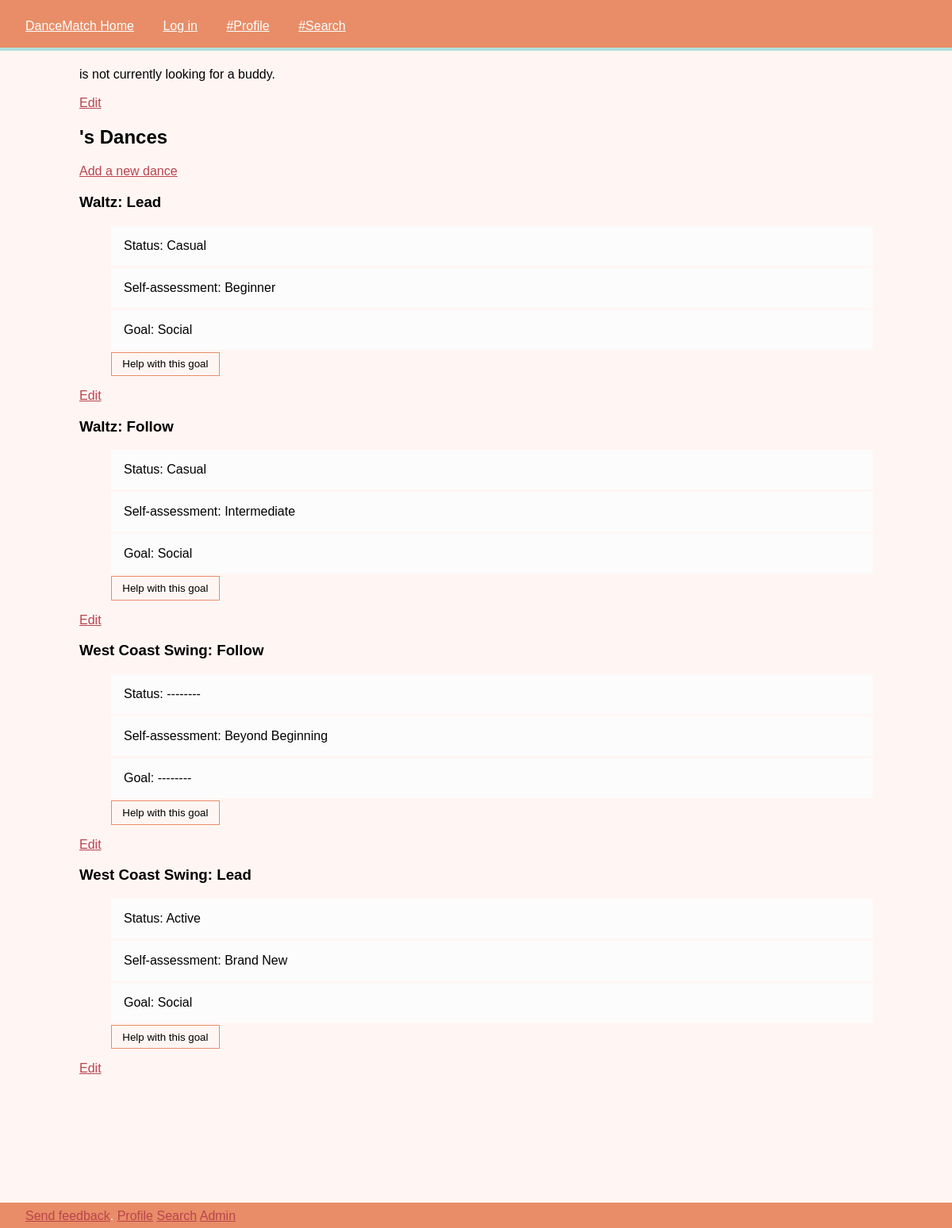
The page /profile/8/ on the database its author committed.
### dancematch_app/models.py (models this page shows, shortened)
class DancePrefs(models.Model):
    dance = models.ForeignKey(Dance)
    dancer = models.ForeignKey(Dancer)
    role = models.ForeignKey(DanceRole)
    skill_level = models.ForeignKey(SkillLevel, default=1)
    activity = models.ForeignKey(Activity, default=1)
    goal = models.ForeignKey(Goals, default=1)
    notes = models.TextField(blank=True)
    class Meta:
        verbose_name_plural = "dance prefs"

class Dance(models.Model):
    name = models.CharField(default='', max_length=200)
    description = models.TextField(blank=True)
    class Meta:
        ordering = ["name"]
    def __str__(self):
        return self.name

class DanceRole(models.Model):
    name = models.CharField(max_length=200)
    def __str__(self):
        return self.name

class Activity(models.Model):
    name = models.CharField(max_length=200)
    class Meta:
        verbose_name_plural = "activities"
    def __str__(self):
        return self.name

class SkillLevel(models.Model):
    name = models.CharField(max_length=200)
    def __str__(self):
        return self.name

class Goals(models.Model):
    name = models.CharField(max_length=200)
    class Meta:
        verbose_name_plural = "goals"
    def __str__(self):
        return self.name

### dancematch_app/views.py (the view)
# urls.py: url(r'^profile/(?P<dancer_id>[0-9]+)/$', views.profile, name='profile'),
def profile(request, dancer_id):
    dancer = get_object_or_404(Dancer, pk=dancer_id)
    dance_prefs = DancePrefs.objects.filter(dancer=dancer)
    return render(request, 'profile.html', {'dancer': dancer,
                                            'dance_prefs': dance_prefs,
                                            })

### dancematch_app/templates/profile.html (shortened to what this page needs)
{% extends "base_generic.html" %}
{% load staticfiles %}
{% block content %}
{% if dancer.active_member %}
    {{ dancer.name }} is looking for a buddy!
{% else %}
    {{ dancer.name }} is not currently looking for a buddy.
{% endif %}
<br>
<a href="/edit/{{ dancer.id }}">Edit</a>
<h2>{{ dancer.name }}'s Dances</h2>
<a href="/edit/{{ dancer.id }}/0/">Add a new dance</a>
{% for dance_pref in dance_prefs|dictsort:"dance.name" %}
    <h3>{{ dance_pref.dance }}: {{ dance_pref.role }}</h3>
    <ul class="prefs">
        {% if dance_pref.activity %}
            <li>Status: {{ dance_pref.activity }}</li>
        {% endif %}
        {% if dance_pref.skill_level %}
            <li>Self-assessment: {{ dance_pref.skill_level }}</li>
        {% endif %}
        {%  if dance_pref.goal %}
            <li>Goal: {{ dance_pref.goal }}</li>
        {% endif %}
        {% if dance_pref.activity.name != "Inactive" %}
            <input class="button" type="button" value="Help with this goal"/>
        {% endif %}
    </ul>
    <a href="/edit/{{ dancer.id }}/{{ dance_pref.id }}/">Edit</a>
{% empty %}
    {{ dancer.name }} has not added any dances.
{% endfor %}
{% endblock %}

### dancematch_app/static/styles/style.css (style rules this page uses)
body { background: #fff6f4; padding: 0; margin: 0; font-family: "Trebuchet MS", sans-serif; }
a { color: #ba444e; }
ul { list-style-type: none; }
li { background-color: #fcfcfc; list-style-type: none; border-bottom: 3px solid #fff6f4; padding: 1em; }
button, .button { display: block; padding: 0.5em 1em; border: 1px solid #e88d67; background-color: #fff6f4; }

### rows shown on the page
DancePrefs: dance "Waltz", role "Lead", activity "Casual", skill_level "Beginner", goal "Social"
DancePrefs: dance "Waltz", role "Follow", activity "Casual", skill_level "Intermediate", goal "Social"
DancePrefs: dance "West Coast Swing", role "Follow", activity "--------", skill_level "Beyond Beginning", goal "--------"
DancePrefs: dance "West Coast Swing", role "Lead", activity "Active", skill_level "Brand New", goal "Social"
